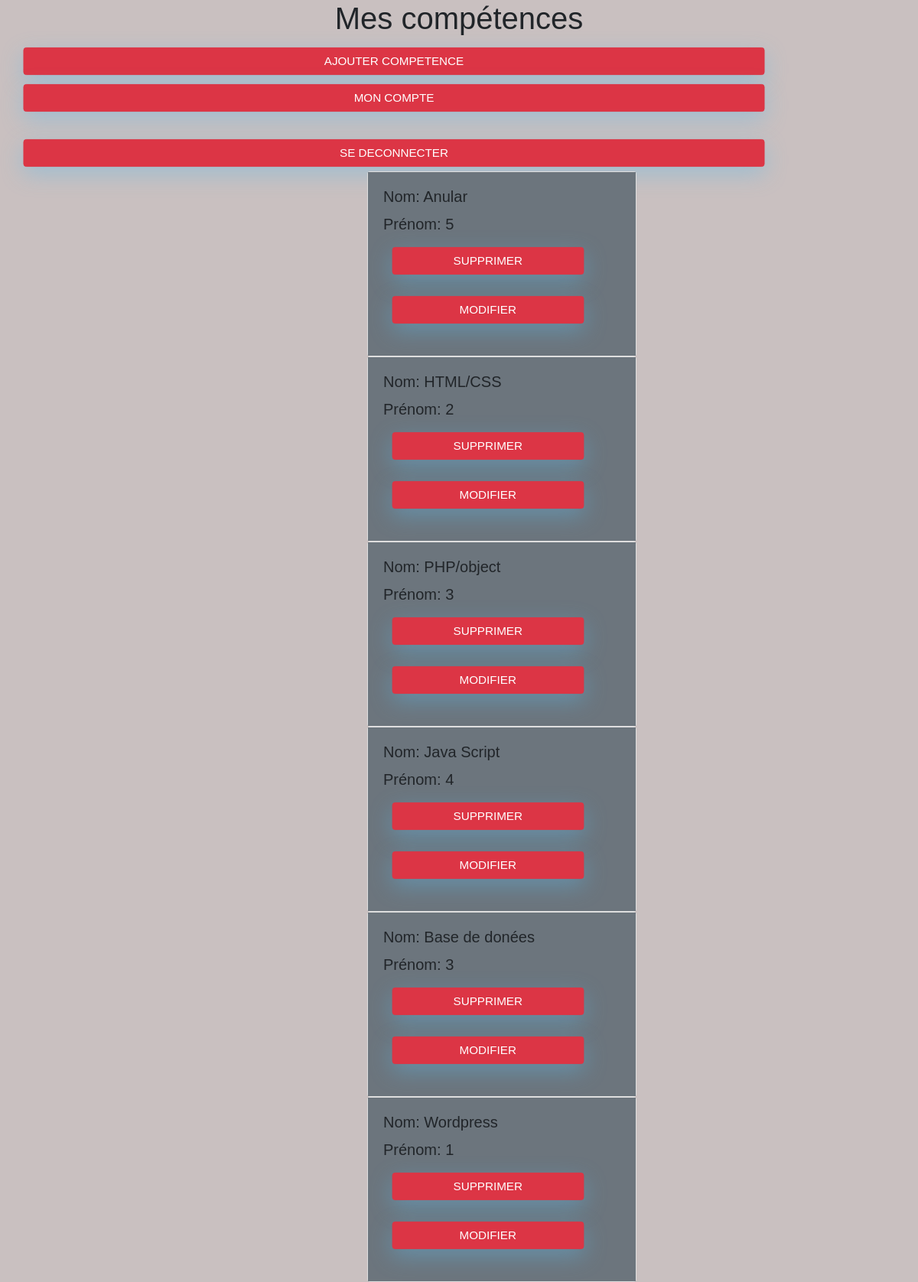
/competence/comp.php (signed in), run on the app's committed database.
### tables this page shows
CREATE TABLE IF NOT EXISTS `competence` (
  `titre` varchar(250) NOT NULL,
  `id` int(11) NOT NULL AUTO_INCREMENT,
  `note` int(11) NOT NULL,
  PRIMARY KEY (`id`),
  UNIQUE KEY `competence_id_uindex` (`id`)
);

### competence/comp.php (the view, shortened to what this page needs)
<?php
include("../parts/header.php");
require('../connection_bdd.php');
$comp = $pdo->query('SELECT * FROM competence');
?>
<body>
    <h1>Mes compétences</h1>
    <div>
        <a class="btn btn-danger" href="ajoutcomp.php">ajouter competence</a>
        <a class="btn btn-danger" href="../administration">Mon compte</a>
    </div><br>
    <a class="btn btn-danger" href="../disconnect.php">se deconnecter</a>
    <div class='mydiv'>
        <?php
        while ($data = $comp->fetch()) {
        ?>
            <div class="col-12 p-0 card" style="width: 22rem; margin-left: 40%;">
                <div class="card-body bg-secondary">
                    <h5 class="card-title">Nom: <?php echo ($data['titre']) ?></h5>
                    <h5 class="card-title">Prénom: <?php echo ($data['note']) ?></h5>
                    <p><a class="btn btn-danger" title="Supprimer" href="suppcomp.php?id=<?php echo ($data['id']); ?>">Supprimer</a></p>
                    <p>
                        <a class="btn btn-danger" titlt="modifier" href="modifcomp.php?id=<?php echo ($data['id']); ?>">Modifier</a>
                    </p>
                </div>
            </div>
    </div>
<?php
        }
?>
</body>
</html>

### style.css (style rules this page uses)
body { background-color: #c9c0c0; }
h1 { text-align: center; }
body { font-family: "Poppins", sans-serif; height: 100vh; }
a { color: #92badd; display: inline-block; text-decoration: none; font-weight: 400; }
input[type=button], input[type=submit], input[type=reset], a { background-color: #56baed; border: none; color: white; padding: 15px 80px; text-align: center; text-decoration: none; display: inline-block; text-transform: uppercase; font-size: 13px; -webkit-box-shadow: 0 10px 30px 0 rgba(95, 186, 233, 0.4); box-shadow: 0 10px 30px 0 rgba(95, 186, 233, 0.4); -webkit-border-radius: 5px 5px 5px 5px; border-radius: 5px 5px 5px 5px; margin: 5px 20px 40px 20px; -webkit-transition: all 0.3s ease-in-out; -moz-transition: all 0.3s ease-in-out; -ms-transition: all 0.3s ease-in-out; -o-transition: all 0.3s ease-in-out; transition: all 0.3s ease-in-out; }
input[type=button]:hover, input[type=submit]:hover, input[type=reset]:hover, a { background-color: #39ace7; }
input[type=button]:active, input[type=submit]:active, input[type=reset]:active, a { -moz-transform: scale(0.95); -webkit-transform: scale(0.95); -o-transform: scale(0.95); -ms-transform: scale(0.95); transform: scale(0.95); }
input[type=text], a { background-color: #f6f6f6; border: none; color: #0d0d0d; padding: 15px 32px; text-align: center; text-decoration: none; display: inline-block; font-size: 16px; margin: 5px; width: 85%; border: 2px solid #f6f6f6; -webkit-transition: all 0.5s ease-in-out; -moz-transition: all 0.5s ease-in-out; -ms-transition: all 0.5s ease-in-out; -o-transition: all 0.5s ease-in-out; transition: all 0.5s ease-in-out; -webkit-border-radius: 5px 5px 5px 5px; border-radius: 5px 5px 5px 5px; }

### data on the page
competence: titre "Anular", note "5"
competence: titre "HTML/CSS", note "2"
competence: titre "PHP/object", note "3"
competence: titre "Java Script", note "4"
competence: titre "Base de donées", note "3"
competence: titre "Wordpress", note "1"
